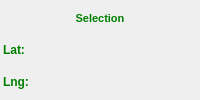
    <widget class="QFrame" name="frmSelection">
     <property name="sizePolicy">
      <sizepolicy hsizetype="Maximum" vsizetype="Maximum">
       <horstretch>0</horstretch>
       <verstretch>0</verstretch>
      </sizepolicy>
     </property>
     <property name="font">
      <font>
       <weight>75</weight>
       <bold>true</bold>
      </font>
     </property>
     <property name="mouseTracking">
      <bool>true</bool>
     </property>
     <property name="toolTip">
      <string>Mouse selection</string>
     </property>
     <property name="autoFillBackground">
      <bool>true</bool>
     </property>
     <layout class="QGridLayout" name="gridLayout_4">
      <property name="leftMargin">
       <number>3</number>
      </property>
      <property name="topMargin">
       <number>3</number>
      </property>
      <property name="rightMargin">
       <number>3</number>
      </property>
      <property name="bottomMargin">
       <number>3</number>
      </property>
      <property name="spacing">
       <number>2</number>
      </property>
      <item row="2" column="1">
       <widget class="QLabel" name="lblSelectionLon">
        <property name="sizePolicy">
         <sizepolicy hsizetype="Expanding" vsizetype="Preferred">
          <horstretch>0</horstretch>
          <verstretch>0</verstretch>
         </sizepolicy>
        </property>
        <property name="palette">
         <palette>
          <active>
           <colorrole role="WindowText">
            <brush brushstyle="SolidPattern">
             <color alpha="255">
              <red>0</red>
              <green>128</green>
              <blue>0</blue>
             </color>
            </brush>
           </colorrole>
           <colorrole role="Button">
            <brush brushstyle="SolidPattern">
             <color alpha="0">
              <red>0</red>
              <green>0</green>
              <blue>0</blue>
             </color>
            </brush>
           </colorrole>
           <colorrole role="Base">
            <brush brushstyle="SolidPattern">
             <color alpha="0">
              <red>0</red>
              <green>0</green>
              <blue>0</blue>
             </color>
            </brush>
           </colorrole>
           <colorrole role="Window">
            <brush brushstyle="SolidPattern">
             <color alpha="0">
              <red>0</red>
              <green>0</green>
              <blue>0</blue>
             </color>
            </brush>
           </colorrole>
          </active>
          <inactive>
           <colorrole role="WindowText">
            <brush brushstyle="SolidPattern">
             <color alpha="255">
              <red>0</red>
              <green>128</green>
              <blue>0</blue>
             </color>
            </brush>
           </colorrole>
           <colorrole role="Button">
            <brush brushstyle="SolidPattern">
             <color alpha="0">
              <red>0</red>
              <green>0</green>
              <blue>0</blue>
             </color>
            </brush>
           </colorrole>
           <colorrole role="Base">
            <brush brushstyle="SolidPattern">
             <color alpha="0">
              <red>0</red>
              <green>0</green>
              <blue>0</blue>
             </color>
            </brush>
           </colorrole>
           <colorrole role="Window">
            <brush brushstyle="SolidPattern">
             <color alpha="0">
              <red>0</red>
              <green>0</green>
              <blue>0</blue>
             </color>
            </brush>
           </colorrole>
          </inactive>
          <disabled>
           <colorrole role="WindowText">
            <brush brushstyle="SolidPattern">
             <color alpha="255">
              <red>0</red>
              <green>128</green>
              <blue>0</blue>
             </color>
            </brush>
           </colorrole>
           <colorrole role="Button">
            <brush brushstyle="SolidPattern">
             <color alpha="0">
              <red>0</red>
              <green>0</green>
              <blue>0</blue>
             </color>
            </brush>
           </colorrole>
           <colorrole role="Base">
            <brush brushstyle="SolidPattern">
             <color alpha="0">
              <red>0</red>
              <green>0</green>
              <blue>0</blue>
             </color>
            </brush>
           </colorrole>
           <colorrole role="Window">
            <brush brushstyle="SolidPattern">
             <color alpha="0">
              <red>0</red>
              <green>0</green>
              <blue>0</blue>
             </color>
            </brush>
           </colorrole>
          </disabled>
         </palette>
        </property>
        <property name="font">
         <font>
          <pointsize>9</pointsize>
          <weight>75</weight>
          <bold>true</bold>
         </font>
        </property>
        <property name="mouseTracking">
         <bool>false</bool>
        </property>
        <property name="styleSheet">
         <string notr="true"/>
        </property>
        <property name="frameShadow">
         <enum>QFrame::Plain</enum>
        </property>
        <property name="alignment">
         <set>Qt::AlignLeading|Qt::AlignLeft|Qt::AlignTop</set>
        </property>
        <property name="indent">
         <number>0</number>
        </property>
       </widget>
      </item>
      <item row="1" column="0">
       <widget class="QLabel" name="lblSelectionLatLabel">
        <property name="enabled">
         <bool>true</bool>
        </property>
        <property name="sizePolicy">
         <sizepolicy hsizetype="Preferred" vsizetype="Preferred">
          <horstretch>0</horstretch>
          <verstretch>0</verstretch>
         </sizepolicy>
        </property>
        <property name="palette">
         <palette>
          <active>
           <colorrole role="WindowText">
            <brush brushstyle="SolidPattern">
             <color alpha="255">
              <red>0</red>
              <green>128</green>
              <blue>0</blue>
             </color>
            </brush>
           </colorrole>
           <colorrole role="Button">
            <brush brushstyle="SolidPattern">
             <color alpha="0">
              <red>0</red>
              <green>0</green>
              <blue>0</blue>
             </color>
            </brush>
           </colorrole>
           <colorrole role="Base">
            <brush brushstyle="SolidPattern">
             <color alpha="0">
              <red>0</red>
              <green>0</green>
              <blue>0</blue>
             </color>
            </brush>
           </colorrole>
           <colorrole role="Window">
            <brush brushstyle="SolidPattern">
             <color alpha="0">
              <red>0</red>
              <green>0</green>
              <blue>0</blue>
             </color>
            </brush>
           </colorrole>
          </active>
          <inactive>
           <colorrole role="WindowText">
            <brush brushstyle="SolidPattern">
             <color alpha="255">
              <red>0</red>
              <green>128</green>
              <blue>0</blue>
             </color>
            </brush>
           </colorrole>
           <colorrole role="Button">
            <brush brushstyle="SolidPattern">
             <color alpha="0">
              <red>0</red>
              <green>0</green>
              <blue>0</blue>
             </color>
            </brush>
           </colorrole>
           <colorrole role="Base">
            <brush brushstyle="SolidPattern">
             <color alpha="0">
              <red>0</red>
              <green>0</green>
              <blue>0</blue>
             </color>
            </brush>
           </colorrole>
           <colorrole role="Window">
            <brush brushstyle="SolidPattern">
             <color alpha="0">
              <red>0</red>
              <green>0</green>
              <blue>0</blue>
             </color>
            </brush>
           </colorrole>
          </inactive>
          <disabled>
           <colorrole role="WindowText">
            <brush brushstyle="SolidPattern">
             <color alpha="255">
              <red>0</red>
              <green>128</green>
              <blue>0</blue>
             </color>
            </brush>
           </colorrole>
           <colorrole role="Button">
            <brush brushstyle="SolidPattern">
             <color alpha="0">
              <red>0</red>
              <green>0</green>
              <blue>0</blue>
             </color>
            </brush>
           </colorrole>
           <colorrole role="Base">
            <brush brushstyle="SolidPattern">
             <color alpha="0">
              <red>0</red>
              <green>0</green>
              <blue>0</blue>
             </color>
            </brush>
           </colorrole>
           <colorrole role="Window">
            <brush brushstyle="SolidPattern">
             <color alpha="0">
              <red>0</red>
              <green>0</green>
              <blue>0</blue>
             </color>
            </brush>
           </colorrole>
          </disabled>
         </palette>
        </property>
        <property name="font">
         <font>
          <pointsize>9</pointsize>
          <weight>75</weight>
          <bold>true</bold>
         </font>
        </property>
        <property name="styleSheet">
         <string notr="true"/>
        </property>
        <property name="frameShape">
         <enum>QFrame::NoFrame</enum>
        </property>
        <property name="frameShadow">
         <enum>QFrame::Sunken</enum>
        </property>
        <property name="lineWidth">
         <number>1</number>
        </property>
        <property name="text">
         <string>Lat:</string>
        </property>
        <property name="textFormat">
         <enum>Qt::AutoText</enum>
        </property>
        <property name="indent">
         <number>0</number>
        </property>
       </widget>
      </item>
      <item row="2" column="0">
       <widget class="QLabel" name="lblSelectionLonLabel">
        <property name="sizePolicy">
         <sizepolicy hsizetype="Preferred" vsizetype="Preferred">
          <horstretch>0</horstretch>
          <verstretch>0</verstretch>
         </sizepolicy>
        </property>
        <property name="palette">
         <palette>
          <active>
           <colorrole role="WindowText">
            <brush brushstyle="SolidPattern">
             <color alpha="255">
              <red>0</red>
              <green>128</green>
              <blue>0</blue>
             </color>
            </brush>
           </colorrole>
           <colorrole role="Button">
            <brush brushstyle="SolidPattern">
             <color alpha="0">
              <red>0</red>
              <green>0</green>
              <blue>0</blue>
             </color>
            </brush>
           </colorrole>
           <colorrole role="Base">
            <brush brushstyle="SolidPattern">
             <color alpha="0">
              <red>0</red>
              <green>0</green>
              <blue>0</blue>
             </color>
            </brush>
           </colorrole>
           <colorrole role="Window">
            <brush brushstyle="SolidPattern">
             <color alpha="0">
              <red>0</red>
              <green>0</green>
              <blue>0</blue>
             </color>
            </brush>
           </colorrole>
          </active>
          <inactive>
           <colorrole role="WindowText">
            <brush brushstyle="SolidPattern">
             <color alpha="255">
              <red>0</red>
              <green>128</green>
              <blue>0</blue>
             </color>
            </brush>
           </colorrole>
           <colorrole role="Button">
            <brush brushstyle="SolidPattern">
             <color alpha="0">
              <red>0</red>
              <green>0</green>
              <blue>0</blue>
             </color>
            </brush>
           </colorrole>
           <colorrole role="Base">
            <brush brushstyle="SolidPattern">
             <color alpha="0">
              <red>0</red>
              <green>0</green>
              <blue>0</blue>
             </color>
            </brush>
           </colorrole>
           <colorrole role="Window">
            <brush brushstyle="SolidPattern">
             <color alpha="0">
              <red>0</red>
              <green>0</green>
              <blue>0</blue>
             </color>
            </brush>
           </colorrole>
          </inactive>
          <disabled>
           <colorrole role="WindowText">
            <brush brushstyle="SolidPattern">
             <color alpha="255">
              <red>0</red>
              <green>128</green>
              <blue>0</blue>
             </color>
            </brush>
           </colorrole>
           <colorrole role="Button">
            <brush brushstyle="SolidPattern">
             <color alpha="0">
              <red>0</red>
              <green>0</green>
              <blue>0</blue>
             </color>
            </brush>
           </colorrole>
           <colorrole role="Base">
            <brush brushstyle="SolidPattern">
             <color alpha="0">
              <red>0</red>
              <green>0</green>
              <blue>0</blue>
             </color>
            </brush>
           </colorrole>
           <colorrole role="Window">
            <brush brushstyle="SolidPattern">
             <color alpha="0">
              <red>0</red>
              <green>0</green>
              <blue>0</blue>
             </color>
            </brush>
           </colorrole>
          </disabled>
         </palette>
        </property>
        <property name="font">
         <font>
          <pointsize>9</pointsize>
          <weight>75</weight>
          <bold>true</bold>
         </font>
        </property>
        <property name="styleSheet">
         <string notr="true"/>
        </property>
        <property name="frameShadow">
         <enum>QFrame::Sunken</enum>
        </property>
        <property name="text">
         <string>Lng:</string>
        </property>
        <property name="indent">
         <number>0</number>
        </property>
       </widget>
      </item>
      <item row="1" column="1">
       <widget class="QLabel" name="lblSelectionLat">
        <property name="sizePolicy">
         <sizepolicy hsizetype="Expanding" vsizetype="Preferred">
          <horstretch>0</horstretch>
          <verstretch>0</verstretch>
         </sizepolicy>
        </property>
        <property name="palette">
         <palette>
          <active>
           <colorrole role="WindowText">
            <brush brushstyle="SolidPattern">
             <color alpha="255">
              <red>0</red>
              <green>128</green>
              <blue>0</blue>
             </color>
            </brush>
           </colorrole>
           <colorrole role="Button">
            <brush brushstyle="SolidPattern">
             <color alpha="0">
              <red>0</red>
              <green>0</green>
              <blue>0</blue>
             </color>
            </brush>
           </colorrole>
           <colorrole role="Base">
            <brush brushstyle="SolidPattern">
             <color alpha="0">
              <red>0</red>
              <green>0</green>
              <blue>0</blue>
             </color>
            </brush>
           </colorrole>
           <colorrole role="Window">
            <brush brushstyle="SolidPattern">
             <color alpha="0">
              <red>0</red>
              <green>0</green>
              <blue>0</blue>
             </color>
            </brush>
           </colorrole>
          </active>
          <inactive>
           <colorrole role="WindowText">
            <brush brushstyle="SolidPattern">
             <color alpha="255">
              <red>0</red>
              <green>128</green>
              <blue>0</blue>
             </color>
            </brush>
           </colorrole>
           <colorrole role="Button">
            <brush brushstyle="SolidPattern">
             <color alpha="0">
              <red>0</red>
              <green>0</green>
              <blue>0</blue>
             </color>
            </brush>
           </colorrole>
           <colorrole role="Base">
            <brush brushstyle="SolidPattern">
             <color alpha="0">
              <red>0</red>
              <green>0</green>
              <blue>0</blue>
             </color>
            </brush>
           </colorrole>
           <colorrole role="Window">
            <brush brushstyle="SolidPattern">
             <color alpha="0">
              <red>0</red>
              <green>0</green>
              <blue>0</blue>
             </color>
            </brush>
           </colorrole>
          </inactive>
          <disabled>
           <colorrole role="WindowText">
            <brush brushstyle="SolidPattern">
             <color alpha="255">
              <red>0</red>
              <green>128</green>
              <blue>0</blue>
             </color>
            </brush>
           </colorrole>
           <colorrole role="Button">
            <brush brushstyle="SolidPattern">
             <color alpha="0">
              <red>0</red>
              <green>0</green>
              <blue>0</blue>
             </color>
            </brush>
           </colorrole>
           <colorrole role="Base">
            <brush brushstyle="SolidPattern">
             <color alpha="0">
              <red>0</red>
              <green>0</green>
              <blue>0</blue>
             </color>
            </brush>
           </colorrole>
           <colorrole role="Window">
            <brush brushstyle="SolidPattern">
             <color alpha="0">
              <red>0</red>
              <green>0</green>
              <blue>0</blue>
             </color>
            </brush>
           </colorrole>
          </disabled>
         </palette>
        </property>
        <property name="font">
         <font>
          <pointsize>9</pointsize>
          <weight>75</weight>
          <bold>true</bold>
         </font>
        </property>
        <property name="mouseTracking">
         <bool>false</bool>
        </property>
        <property name="styleSheet">
         <string notr="true"/>
        </property>
        <property name="frameShadow">
         <enum>QFrame::Plain</enum>
        </property>
        <property name="scaledContents">
         <bool>false</bool>
        </property>
        <property name="alignment">
         <set>Qt::AlignLeading|Qt::AlignLeft|Qt::AlignTop</set>
        </property>
        <property name="wordWrap">
         <bool>false</bool>
        </property>
        <property name="margin">
         <number>0</number>
        </property>
        <property name="indent">
         <number>0</number>
        </property>
       </widget>
      </item>
      <item row="0" column="0" colspan="2">
       <widget class="QLabel" name="lblSelection">
        <property name="palette">
         <palette>
          <active>
           <colorrole role="WindowText">
            <brush brushstyle="SolidPattern">
             <color alpha="255">
              <red>0</red>
              <green>128</green>
              <blue>0</blue>
             </color>
            </brush>
           </colorrole>
          </active>
          <inactive>
           <colorrole role="WindowText">
            <brush brushstyle="SolidPattern">
             <color alpha="255">
              <red>0</red>
              <green>128</green>
              <blue>0</blue>
             </color>
            </brush>
           </colorrole>
          </inactive>
          <disabled>
           <colorrole role="WindowText">
            <brush brushstyle="SolidPattern">
             <color alpha="255">
              <red>106</red>
              <green>104</green>
              <blue>100</blue>
             </color>
            </brush>
           </colorrole>
          </disabled>
         </palette>
        </property>
        <property name="font">
         <font>
          <pointsize>8</pointsize>
          <weight>75</weight>
          <bold>true</bold>
         </font>
        </property>
        <property name="styleSheet">
         <string notr="true"/>
        </property>
        <property name="text">
         <string>Selection</string>
        </property>
        <property name="alignment">
         <set>Qt::AlignCenter</set>
        </property>
        <property name="indent">
         <number>1</number>
        </property>
       </widget>
      </item>
     </layout>
    </widget>
